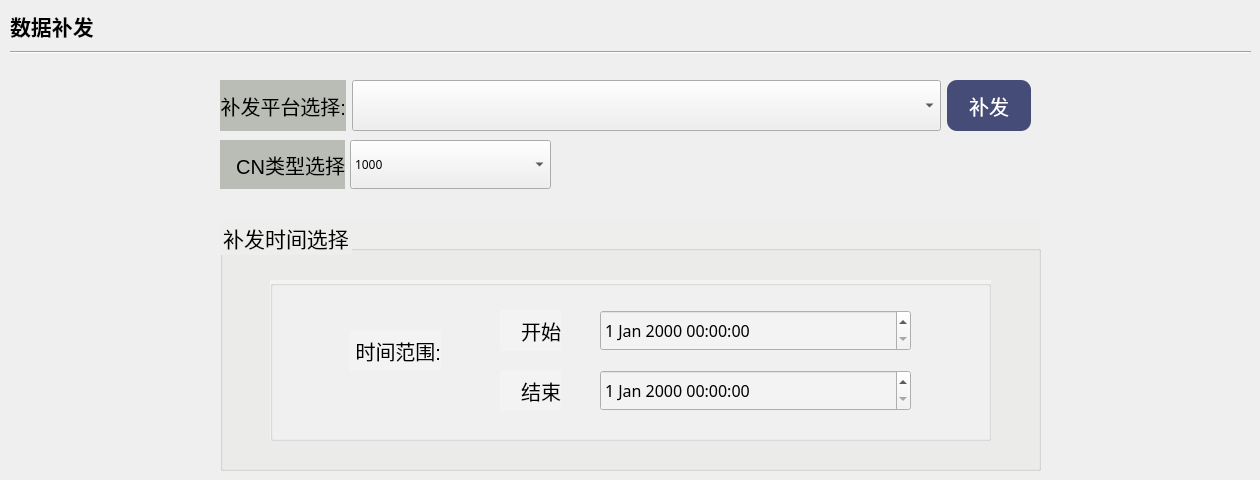
    <widget class="QWidget" name="page_6">
     <widget class="QLabel" name="label_75">
      <property name="geometry">
       <rect>
        <x>10</x>
        <y>10</y>
        <width>91</width>
        <height>31</height>
       </rect>
      </property>
      <property name="font">
       <font>
        <pointsize>16</pointsize>
        <weight>75</weight>
        <bold>true</bold>
       </font>
      </property>
      <property name="text">
       <string>数据补发</string>
      </property>
     </widget>
     <widget class="Line" name="line_11">
      <property name="geometry">
       <rect>
        <x>10</x>
        <y>50</y>
        <width>1241</width>
        <height>5</height>
       </rect>
      </property>
      <property name="sizePolicy">
       <sizepolicy hsizetype="Fixed" vsizetype="Fixed">
        <horstretch>0</horstretch>
        <verstretch>0</verstretch>
       </sizepolicy>
      </property>
      <property name="frameShadow">
       <enum>QFrame::Sunken</enum>
      </property>
      <property name="orientation">
       <enum>Qt::Horizontal</enum>
      </property>
     </widget>
     <widget class="QGroupBox" name="groupBox_8">
      <property name="geometry">
       <rect>
        <x>220</x>
        <y>220</y>
        <width>821</width>
        <height>251</height>
       </rect>
      </property>
      <property name="font">
       <font>
        <pointsize>16</pointsize>
       </font>
      </property>
      <property name="styleSheet">
       <string notr="true">background-color: rgb(238, 238, 236);</string>
      </property>
      <property name="title">
       <string>补发时间选择</string>
      </property>
      <widget class="QGroupBox" name="groupBox_7">
       <property name="geometry">
        <rect>
         <x>50</x>
         <y>60</y>
         <width>721</width>
         <height>161</height>
        </rect>
       </property>
       <property name="styleSheet">
        <string notr="true">background-color: rgb(243, 243, 243);</string>
       </property>
       <property name="title">
        <string/>
       </property>
       <widget class="QLabel" name="label_name_5">
        <property name="geometry">
         <rect>
          <x>80</x>
          <y>50</y>
          <width>91</width>
          <height>41</height>
         </rect>
        </property>
        <property name="font">
         <font>
          <pointsize>15</pointsize>
         </font>
        </property>
        <property name="toolTip">
         <string>&lt;html&gt;&lt;head/&gt;&lt;body&gt;&lt;p&gt;&lt;br/&gt;&lt;/p&gt;&lt;/body&gt;&lt;/html&gt;</string>
        </property>
        <property name="layoutDirection">
         <enum>Qt::LeftToRight</enum>
        </property>
        <property name="styleSheet">
         <string notr="true"/>
        </property>
        <property name="lineWidth">
         <number>1</number>
        </property>
        <property name="text">
         <string>时间范围:</string>
        </property>
        <property name="alignment">
         <set>Qt::AlignRight|Qt::AlignTrailing|Qt::AlignVCenter</set>
        </property>
       </widget>
       <widget class="QLabel" name="label_name_3">
        <property name="geometry">
         <rect>
          <x>230</x>
          <y>90</y>
          <width>61</width>
          <height>41</height>
         </rect>
        </property>
        <property name="font">
         <font>
          <pointsize>15</pointsize>
         </font>
        </property>
        <property name="toolTip">
         <string>&lt;html&gt;&lt;head/&gt;&lt;body&gt;&lt;p&gt;&lt;br/&gt;&lt;/p&gt;&lt;/body&gt;&lt;/html&gt;</string>
        </property>
        <property name="layoutDirection">
         <enum>Qt::LeftToRight</enum>
        </property>
        <property name="styleSheet">
         <string notr="true"/>
        </property>
        <property name="lineWidth">
         <number>1</number>
        </property>
        <property name="text">
         <string>结束</string>
        </property>
        <property name="alignment">
         <set>Qt::AlignRight|Qt::AlignTrailing|Qt::AlignVCenter</set>
        </property>
       </widget>
       <widget class="QDateTimeEdit" name="dateTimeEdit_Beg">
        <property name="geometry">
         <rect>
          <x>330</x>
          <y>30</y>
          <width>311</width>
          <height>41</height>
         </rect>
        </property>
        <property name="font">
         <font>
          <family>宋体</family>
          <pointsize>12</pointsize>
         </font>
        </property>
       </widget>
       <widget class="QLabel" name="label_name_2">
        <property name="geometry">
         <rect>
          <x>230</x>
          <y>30</y>
          <width>61</width>
          <height>41</height>
         </rect>
        </property>
        <property name="font">
         <font>
          <pointsize>15</pointsize>
         </font>
        </property>
        <property name="toolTip">
         <string>&lt;html&gt;&lt;head/&gt;&lt;body&gt;&lt;p&gt;&lt;br/&gt;&lt;/p&gt;&lt;/body&gt;&lt;/html&gt;</string>
        </property>
        <property name="layoutDirection">
         <enum>Qt::LeftToRight</enum>
        </property>
        <property name="styleSheet">
         <string notr="true"/>
        </property>
        <property name="lineWidth">
         <number>1</number>
        </property>
        <property name="text">
         <string>开始</string>
        </property>
        <property name="alignment">
         <set>Qt::AlignRight|Qt::AlignTrailing|Qt::AlignVCenter</set>
        </property>
       </widget>
       <widget class="QDateTimeEdit" name="dateTimeEdit_End">
        <property name="geometry">
         <rect>
          <x>330</x>
          <y>90</y>
          <width>311</width>
          <height>41</height>
         </rect>
        </property>
        <property name="font">
         <font>
          <family>宋体</family>
          <pointsize>12</pointsize>
         </font>
        </property>
       </widget>
      </widget>
     </widget>
     <widget class="QWidget" name="layoutWidget">
      <property name="geometry">
       <rect>
        <x>220</x>
        <y>80</y>
        <width>811</width>
        <height>51</height>
       </rect>
      </property>
      <layout class="QHBoxLayout" name="horizontalLayout_69" stretch="0,7,1">
       <item>
        <widget class="QLabel" name="label_name_4">
         <property name="font">
          <font>
           <pointsize>15</pointsize>
          </font>
         </property>
         <property name="toolTip">
          <string>&lt;html&gt;&lt;head/&gt;&lt;body&gt;&lt;p&gt;&lt;br/&gt;&lt;/p&gt;&lt;/body&gt;&lt;/html&gt;</string>
         </property>
         <property name="layoutDirection">
          <enum>Qt::LeftToRight</enum>
         </property>
         <property name="styleSheet">
          <string notr="true">background-color: rgb(186, 189, 182);</string>
         </property>
         <property name="lineWidth">
          <number>1</number>
         </property>
         <property name="text">
          <string>补发平台选择:</string>
         </property>
         <property name="alignment">
          <set>Qt::AlignRight|Qt::AlignTrailing|Qt::AlignVCenter</set>
         </property>
        </widget>
       </item>
       <item>
        <widget class="QComboBox" name="comboBox">
         <property name="sizePolicy">
          <sizepolicy hsizetype="Preferred" vsizetype="Expanding">
           <horstretch>0</horstretch>
           <verstretch>0</verstretch>
          </sizepolicy>
         </property>
         <property name="font">
          <font>
           <family>Source Han Sans CN</family>
           <weight>50</weight>
           <bold>false</bold>
          </font>
         </property>
        </widget>
       </item>
       <item>
        <widget class="QPushButton" name="pushButton_Bufa">
         <property name="sizePolicy">
          <sizepolicy hsizetype="Minimum" vsizetype="Expanding">
           <horstretch>0</horstretch>
           <verstretch>0</verstretch>
          </sizepolicy>
         </property>
         <property name="font">
          <font>
           <pointsize>15</pointsize>
          </font>
         </property>
         <property name="styleSheet">
          <string notr="true">QPushButton{
background-color: rgb(69, 76, 120);
color: rgb(255, 255, 255);
border: none;
border-radius: 10px;

}
 
QPushButton:hover{
background-color: rgb(0, 0, 152);
color: rgb(255, 255, 255);
border: none;
border-radius: 10px;

}
 
QPushButton:pressed{
background-color: rgb(0, 0, 152);
color: rgb(255, 255, 255);
border: none;
border-radius: 10px;
padding-left:2px;
padding-top:1px;
}
</string>
         </property>
         <property name="text">
          <string>补发</string>
         </property>
        </widget>
       </item>
      </layout>
     </widget>
     <widget class="QLabel" name="label_name_6">
      <property name="geometry">
       <rect>
        <x>220</x>
        <y>140</y>
        <width>125</width>
        <height>49</height>
       </rect>
      </property>
      <property name="font">
       <font>
        <pointsize>15</pointsize>
       </font>
      </property>
      <property name="toolTip">
       <string>&lt;html&gt;&lt;head/&gt;&lt;body&gt;&lt;p&gt;&lt;br/&gt;&lt;/p&gt;&lt;/body&gt;&lt;/html&gt;</string>
      </property>
      <property name="layoutDirection">
       <enum>Qt::LeftToRight</enum>
      </property>
      <property name="styleSheet">
       <string notr="true">background-color: rgb(186, 189, 182);</string>
      </property>
      <property name="lineWidth">
       <number>1</number>
      </property>
      <property name="text">
       <string>CN类型选择</string>
      </property>
      <property name="alignment">
       <set>Qt::AlignRight|Qt::AlignTrailing|Qt::AlignVCenter</set>
      </property>
     </widget>
     <widget class="QComboBox" name="comboBox_2">
      <property name="geometry">
       <rect>
        <x>350</x>
        <y>140</y>
        <width>201</width>
        <height>49</height>
       </rect>
      </property>
      <property name="sizePolicy">
       <sizepolicy hsizetype="Preferred" vsizetype="Expanding">
        <horstretch>0</horstretch>
        <verstretch>0</verstretch>
       </sizepolicy>
      </property>
      <property name="font">
       <font>
        <family>Source Han Sans CN</family>
        <weight>50</weight>
        <bold>false</bold>
       </font>
      </property>
      <property name="insertPolicy">
       <enum>QComboBox::InsertAtTop</enum>
      </property>
      <item>
       <property name="text">
        <string>1000</string>
       </property>
      </item>
      <item>
       <property name="text">
        <string>1011</string>
       </property>
      </item>
      <item>
       <property name="text">
        <string>1012</string>
       </property>
      </item>
      <item>
       <property name="text">
        <string>1013</string>
       </property>
      </item>
      <item>
       <property name="text">
        <string>1061</string>
       </property>
      </item>
      <item>
       <property name="text">
        <string>1062</string>
       </property>
      </item>
      <item>
       <property name="text">
        <string>1063</string>
       </property>
      </item>
      <item>
       <property name="text">
        <string>1064</string>
       </property>
      </item>
      <item>
       <property name="text">
        <string>1072</string>
       </property>
      </item>
      <item>
       <property name="text">
        <string>2011</string>
       </property>
      </item>
      <item>
       <property name="text">
        <string>2012</string>
       </property>
      </item>
      <item>
       <property name="text">
        <string>2021</string>
       </property>
      </item>
      <item>
       <property name="text">
        <string>2022</string>
       </property>
      </item>
      <item>
       <property name="text">
        <string>2031</string>
       </property>
      </item>
      <item>
       <property name="text">
        <string>2041</string>
       </property>
      </item>
      <item>
       <property name="text">
        <string>2051</string>
       </property>
      </item>
      <item>
       <property name="text">
        <string>2061</string>
       </property>
      </item>
      <item>
       <property name="text">
        <string>2081</string>
       </property>
      </item>
      <item>
       <property name="text">
        <string>3011</string>
       </property>
      </item>
      <item>
       <property name="text">
        <string>3012</string>
       </property>
      </item>
      <item>
       <property name="text">
        <string>3013</string>
       </property>
      </item>
      <item>
       <property name="text">
        <string>3014</string>
       </property>
      </item>
      <item>
       <property name="text">
        <string>3015</string>
       </property>
      </item>
      <item>
       <property name="text">
        <string>3016</string>
       </property>
      </item>
      <item>
       <property name="text">
        <string>3017</string>
       </property>
      </item>
      <item>
       <property name="text">
        <string>3018</string>
       </property>
      </item>
      <item>
       <property name="text">
        <string>3019</string>
       </property>
      </item>
      <item>
       <property name="text">
        <string>3020</string>
       </property>
      </item>
      <item>
       <property name="text">
        <string>3021</string>
       </property>
      </item>
      <item>
       <property name="text">
        <string>9011</string>
       </property>
      </item>
      <item>
       <property name="text">
        <string>9012</string>
       </property>
      </item>
      <item>
       <property name="text">
        <string>9013</string>
       </property>
      </item>
      <item>
       <property name="text">
        <string>9014</string>
       </property>
      </item>
     </widget>
    </widget>
